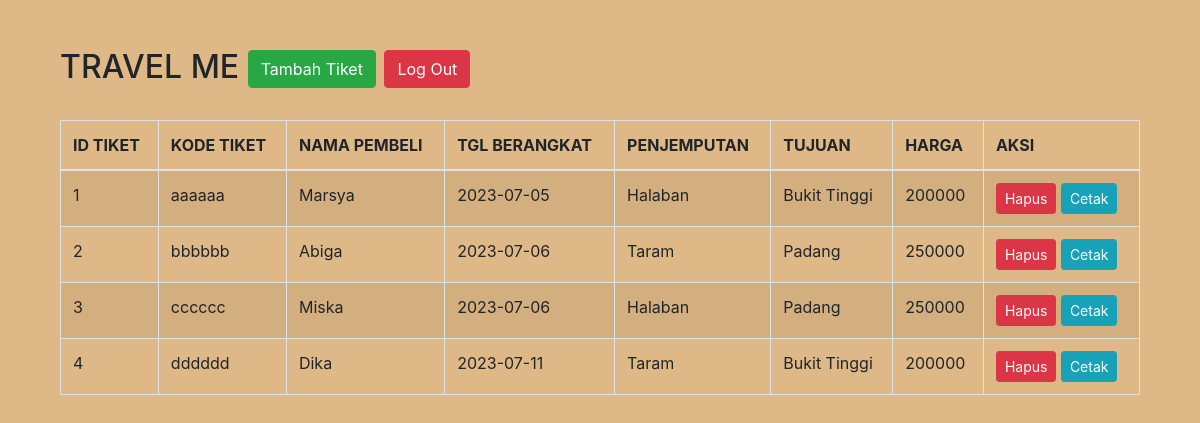
The page / on the database its author committed.
### tables this page shows
CREATE TABLE `tiket` (
  `idtiket` int(11) NOT NULL,
  `kodetiket` varchar(255) NOT NULL,
  `namapembeli` varchar(255) NOT NULL,
  `tglberangkat` date NOT NULL,
  `harga` int(10) NOT NULL,
  `penjemputan` varchar(40) NOT NULL,
  `tujuan` varchar(40) NOT NULL
);

### index.php (the view, shortened to what this page needs)
<!DOCTYPE html>
<html>
<?php
$koneksi = new mysqli ("localhost","root","","travel");
?>
<head>
	<link rel="stylesheet" href="https://maxcdn.bootstrapcdn.com/bootstrap/4.5.0/css/bootstrap.min.css">
</head>
<body>
	<div class="container">
		<div class="col-lg-12">
			<div class="page-header">
				<br>
				<br>
				<h2>TRAVEL ME
					<a href="add.php" class="btn btn-success">Tambah Tiket</a>
					<a href="logout.php" class="btn btn-danger">Log Out</a>
				</h2>
			</div>
			<br>
			<div>
				<table class="table table-bordered table-striped">
					<thead>
						<tr>
							<th>ID TIKET</th>
							<th>KODE TIKET</th>
							<th>NAMA PEMBELI</th>
							<th>TGL BERANGKAT</th>
							<th>PENJEMPUTAN</th>
                            <th>TUJUAN</th>
                            <th>HARGA</th>
							<th>AKSI</th>
						</tr>
					</thead>
					<tbody>
						<?php
							$sql_tampil = "SELECT * FROM tiket";
							$query_tampil = mysqli_query($koneksi, $sql_tampil);
							$idtiket=1;
							while ($data = mysqli_fetch_array($query_tampil,MYSQLI_BOTH)) {
						?>
						<tr>
							<td>
								<?php echo $idtiket; ?>
							</td>
							<td>
								<?php echo $data['kodetiket']; ?>
							</td>
							<td>
								<?php echo $data['namapembeli']; ?>
							</td>
							<td>
								<?php echo $data['tglberangkat']; ?>
							</td>
                            <td>
								<?php echo $data['penjemputan']; ?>
							</td>
                            <td>
								<?php echo $data['tujuan']; ?>
							</td>
                            <td>
								<?php echo $data['harga']; ?>
							</td>
							<td>
								<a href="del.php?kode=<?php echo $data['idtiket']; ?>" onclick="return confirm('Hapus Data Ini ?')"
								 class='btn btn-danger btn-sm'>Hapus</a>
								<a href="print.php?kode=<?php echo $data['idtiket']; ?>" class='btn btn-info btn-sm'>Cetak</a>
							</td>
						</tr>
						<?php
							$idtiket++;
							}
						?>
					</tbody>
				</table>
			</div>
		</div>
	</div>
</body>
</html>

### index.php (style rules this page uses)
body { background-color: #deb887; }

### rows shown on the page
tiket: kodetiket "aaaaaa", namapembeli "Marsya", tglberangkat "2023-07-05", penjemputan "Halaban", tujuan "Bukit Tinggi", harga "200000"
tiket: kodetiket "bbbbbb", namapembeli "Abiga", tglberangkat "2023-07-06", penjemputan "Taram", tujuan "Padang", harga "250000"
tiket: kodetiket "cccccc", namapembeli "Miska", tglberangkat "2023-07-06", penjemputan "Halaban", tujuan "Padang", harga "250000"
tiket: kodetiket "dddddd", namapembeli "Dika", tglberangkat "2023-07-11", penjemputan "Taram", tujuan "Bukit Tinggi", harga "200000"
